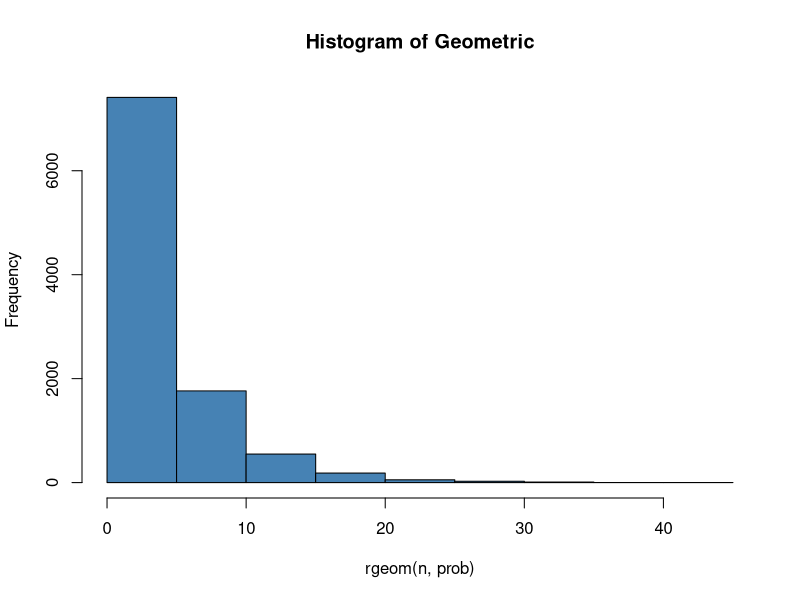

Write R code to recreate this figure.
# Nomor 1.a, x=3 dan p=0,20
# P = dgeom(x-1,p)

x = 2
p = 0.20

P <- dgeom(x, p)
P

# Nomor 1.b, n = 1000, prob(p) = 0,20, dan X = 3
# mean (rgeom(n, p) == x)

n = 10000
p = 0.20
x = 3
mean(rgeom(n, prob = p) == x)


# Nomor 1.d, histogram distribusi geometrik dengan x = 3
# hist(rgeom(n, prob), main="Histogram of Geometric", col="steelblue")

n = 10000
prob = 0.20
hist(rgeom(n, prob), main="Histogram of Geometric", col="steelblue")


# 1.e nilai rataan dan varian dari distribusi geometrik 
# rataan = E(x) = 1/p 
# varian = Var(x) = (1-p)/p^2

p = 0.20

E = 1/0.20
Var = (1-0.20)/0.20^2
